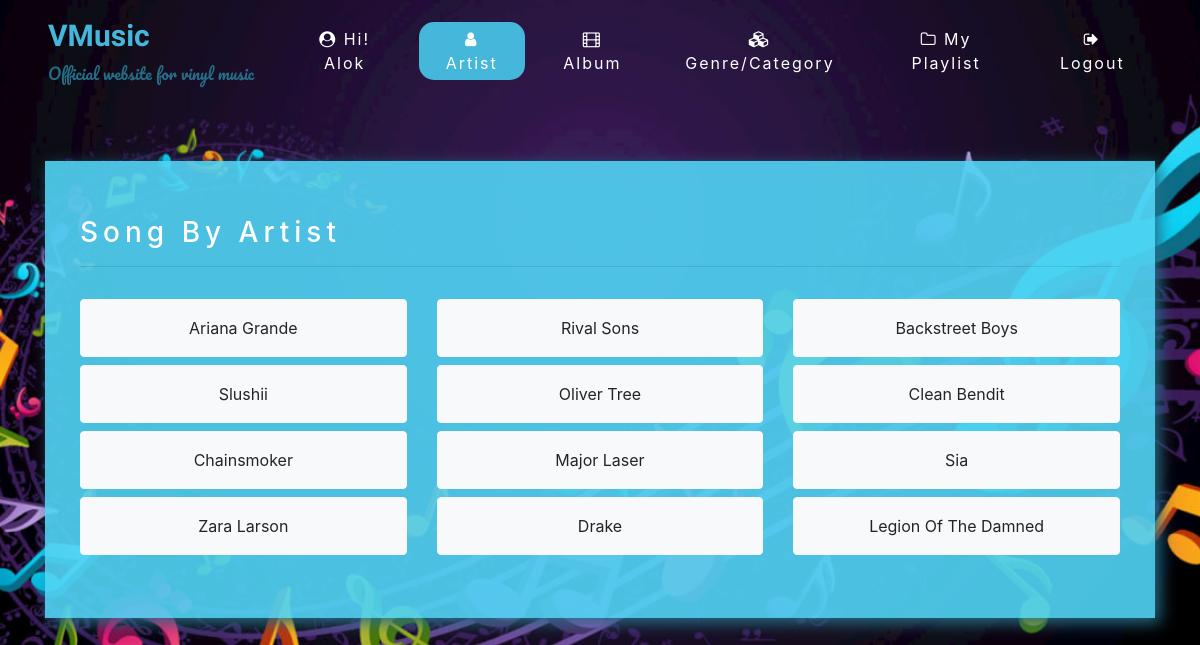
The app's page /artist.php (signed in) with its own data.
### tables this page shows
CREATE TABLE `artists` (
  `artist_id` int(11) NOT NULL,
  `artist_name` varchar(250) NOT NULL
);

### db/config.php (called while the page is built, shortened)
<?php
$config = array();
$config['env'] = 'dev';
$config['debug'] = TRUE;
if ($config['env'] == 'dev') {
    $config['db_host'] = 'localhost';
    $config['db_name'] = 'vmusic';
    $config['db_user'] = 'root';
    $config['db_pass'] = '123456789';
}
?>

### db/db.php (called while the page is built, shortened)
<?php
class Database {
	private $db;
	public function __construct()
	{
		global $config;
		$this->host = $config['db_host'];
		$this->user = $config['db_user'];
		$this->password = $config['db_pass'];
		$this->database_name = $config['db_name'];
		try {
			$this->db = new PDO('mysql:host='.$this->host.';dbname='.$this->database_name.';charset=utf8', $this->user, $this->password);
			$this->db->setAttribute(PDO::ATTR_ERRMODE, PDO::ERRMODE_EXCEPTION);
			$this->db->setAttribute(PDO::ATTR_EMULATE_PREPARES, false);
		} catch (Exception $e) {
				echo "ERROR : ".__file__." : ".$e->getMessage();
		}
	}
	public function query($query)
	{
		try {
			$stmt = $this->db->prepare($query);
			$stmt->execute(array());
			$result = $stmt->fetchAll(PDO::FETCH_ASSOC);
			if($result)
				return $result;
			else
				return null;
		} catch (Exception $e) {
				echo "ERROR : ".__file__." : ".$e->getMessage();
		}
	}
}
?>

### db/api.php (called while the page is built, shortened)
<?php
	$db = new Database();
	function getArtists(){
		global $db;
		return $db->query("SELECT * FROM artists");
	}
?>

### artist.php (the view, shortened to what this page needs)
<?php
	include("db/config.php");
	include("db/db.php");
	include("db/api.php");
	$artists = getArtists();
?>
<!DOCTYPE html>
<html>
<head>
	<?php include('commanhead.php'); ?>
</head>
<body>
	<?php include('commannav.php'); ?>
	<div class="container">
		<div class="row box-bg" style="margin: 0px;">
			<div class="col-12 mb-3">
				<h3>Song By Artist</h3>
				<hr>
			</div>
			<?php
				if(sizeof($artists) == 0){
			?>
				<div class="alert alert-danger">There is no artist available</div>
			<?php
				} else {
					foreach ($artists as $artist) {
			?>
				<div class="col-lg-4 mb-2">
						<a class="btn btn-light btn-block py-3" href="song.php?artist=<?php echo $artist['artist_id'];?>"><?php echo ucwords($artist['artist_name']);?></a>
				</div>
			<?php
					}
				}
			?>
		</div>
	</div>
</body>
</html>

### assets/css/style.css (style rules this page uses)
body, html { height: 100%; margin: 0; background-image: url("../img/bg.jpg"); background-position: center; background-repeat: no-repeat; background-size: cover; font-family: 'Nunito', sans-serif; }
.container { width: 92%; padding:1% 4%; position: relative; }
.box-bg { background-color: #51d2f3e8; padding:55px 20px; box-shadow: 5px 5px 15px 0px #266e87; }
h3 { color: white; font-weight: 400; letter-spacing: 5px; }

### records on screen
artists: artist_name "Ariana Grande"
artists: artist_name "Rival Sons"
artists: artist_name "Backstreet Boys"
artists: artist_name "Slushii"
artists: artist_name "Oliver Tree"
artists: artist_name "Clean Bendit"
artists: artist_name "Chainsmoker"
artists: artist_name "Major Laser"
artists: artist_name "Sia"
artists: artist_name "Zara Larson"
artists: artist_name "Drake"
artists: artist_name "Legion Of The Damned"

### other values on screen
$_SESSION['fname'] "Alok"
